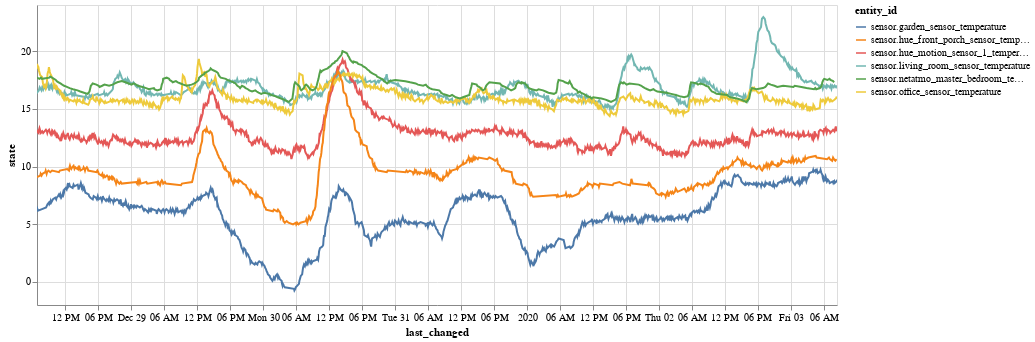

The code cell stored with this chart in its notebook:
### Code cell
import altair as alt
alt.data_transformers.enable('default', max_rows=None)

alt.Chart(df[df['device_class'] == 'temperature']).mark_line().encode(
    x='last_changed',
    y='state',
    color='entity_id',
    tooltip=['entity_id', 'state', 'last_changed']
).properties(
    width=800,
    height=300
).interactive()

### Figure 1 — Vega-Lite specification as saved in the notebook (floating-point values rounded to 4 significant figures; data arrays with more than 128 entries replaced by an {"elided": "..."} marker saying what was removed)
{"$schema": "https://vega.github.io/schema/vega-lite/v3.4.0.json", "config": {"mark": {"tooltip": null}, "view": {"height": 300, "width": 400}}, "data": {"name": "data-fa42dee157ccf63d1c44c3bea7c2c68e"}, "datasets": {"data-fa42dee157ccf63d1c44c3bea7c2c68e": {"elided": "4750 records"}}, "encoding": {"color": {"field": "entity_id", "type": "nominal"}, "tooltip": [{"field": "entity_id", "type": "nominal"}, {"field": "state", "type": "quantitative"}, {"field": "last_changed", "type": "temporal"}], "x": {"field": "last_changed", "type": "temporal"}, "y": {"field": "state", "type": "quantitative"}}, "height": 300, "mark": "line", "selection": {"selector001": {"bind": "scales", "encodings": ["x", "y"], "type": "interval"}}, "width": 800}
